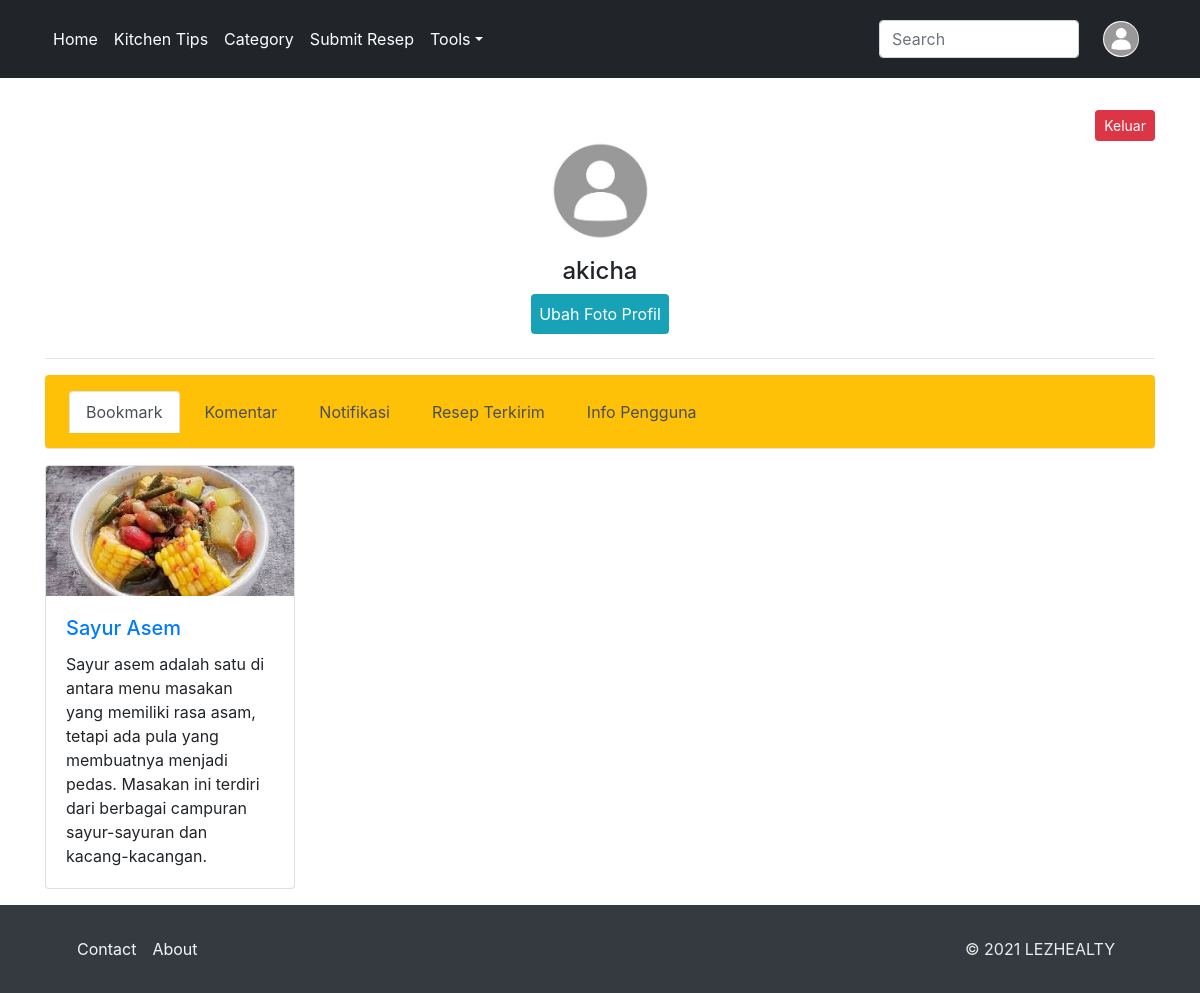
Page /profile.php (signed in) on the committed database.
### tables this page shows
CREATE TABLE `bookmark` (
  `id` int(11) NOT NULL,
  `username` varchar(255) NOT NULL,
  `blog_name` varchar(255) NOT NULL,
  `status` varchar(5) NOT NULL
);

CREATE TABLE `resep` (
  `id` int(11) NOT NULL,
  `sumber` varchar(50) NOT NULL,
  `judul` varchar(50) NOT NULL,
  `deskripsi` varchar(1000) NOT NULL,
  `tag1` varchar(20) NOT NULL,
  `tag2` varchar(20) NOT NULL,
  `tag3` varchar(20) NOT NULL,
  `tag4` varchar(20) NOT NULL
);

### function.php (called while the page is built, shortened)
<?php
    $conn = mysqli_connect("localhost","root","","food_and_health");
    function queryResep($x){
    global $conn;
    $result = $conn->query($x);
    $rows = [];
    while ($row = mysqli_fetch_assoc($result)){
            $rows[] = $row;
        }
    return $rows;
    }
    function apply_foto_profil(){
        global $conn;
        $username = $_SESSION["username"];
        $result = $conn->query("SELECT * FROM user WHERE username = '$username'");
        $rows = [];
        while ($row = $result -> fetch_assoc()){
            $rows[] = $row;
        }
        if (isset($rows[0]["gambar"])) {
            $namafile = $rows[0]["gambar"];
            return $namafile;
        }
        else{
            return false;
        }
    }
?>

### profile.php (the view, shortened to what this page needs)
<?php
  require 'function.php';
  $username_profile = $_SESSION["username"];
  $recipe = queryResep("SELECT blog_name FROM bookmark WHERE username = '$username_profile' AND status = 'ON'");
?>
<!DOCTYPE html>
<html>
<head>
    <link rel="stylesheet" href="https://cdn.jsdelivr.net/npm/bootstrap@4.6.0/dist/css/bootstrap.min.css">
    <link rel="stylesheet" type="text/css" href="https://stackpath.bootstrapcdn.com/font-awesome/4.7.0/css/font-awesome.min.css">
</head>
<body>
<nav class="navbar navbar-expand-lg navbar-dark bg-dark fixed-top p-3 navbar4bg">
    <div class="container">
    <div class="collapse navbar-collapse" id="navbarTogglerDemo01">
        <ul class="navbar-nav mr-auto mt-2 mt-lg-0">
          <li class="nav-item">
            <a class="nav-link text-white" href="index.php">Home </a>
          </li>
          <li class="nav-item">
            <a class="nav-link text-white" href="kitchen-tips.php">Kitchen Tips</a>
          </li>
          <li class="nav-item">
            <a class="nav-link text-white" href="category.php">Category</a>
          </li>
          <li class="nav-item">
            <a class="nav-link text-white" href="submit-recipe.php">Submit Resep</a>
          </li>
          <li class="nav-item dropdown">
            <a class="nav-link dropdown-toggle text-white" href="#" id="navbarDropdown" role="button" data-toggle="dropdown" aria-haspopup="true" aria-expanded="false">
            Tools</a>
          </li>
        </ul>
      <form class="form-inline my-2 my-lg-0" action="result.php" method="get">
          <input class="form-control me-2" style="width:200px" name="keyword" placeholder="Search" aria-label="Search">
      </form>
      <span>
      <?php if (!apply_foto_profil()) : ?>
          <a class="navbar-brand ml-4" href="login.php">
            <img class="rounded-circle" src="img/avatar.jpg" alt="..." height="36" width="36" />
          </a>
        <?php else : ?>
          <a class="navbar-brand ml-4" href="login.php">
            <img class="rounded-circle" src="upload/foto-profil/<?=apply_foto_profil()?>" alt="..." height="36" width="36" />
          </a>
          <?php endif ?>
      </span>
    </div>
    </div>
  </nav>
  <div class="container" style="margin-top:110px">
    <div class="d-flex justify-content-end">
    <form action="" method="post">
    <button class="btn btn-danger btn-sm" name="logout" id="logout" value="1">Keluar</button>
    </form>
    </div>
    <div class="d-flex justify-content-center">
    <?php if (!apply_foto_profil()) : ?>
      <img class="rounded-circle" src="img/avatar.jpg" alt="..." height="100" />
    <?php else : ?>
    <img class="rounded-circle" src="upload/foto-profil/<?=apply_foto_profil()?>" alt="..." height="120" width="120" />
    <?php endif?>
    </div>
      <div class="d-flex mt-3 justify-content-center">
      <h4><?=$_SESSION["username"]?></h4>
      </div>
      <div class="d-flex justify-content-center">
        <form id="form_pp" action="" method="post" enctype="multipart/form-data">
          <label  class="btn-info p-2 rounded" for="profile_pic">Ubah Foto Profil</label>
        </form>
      </div>
      <hr/>
        <nav>
          <div class="nav nav-tabs bg-warning rounded p-3 mb-3 justify-content-left" id="nav-tab" role="tablist";">
            <a class="nav-item nav-link select active ml-2" id="nav-home-tab" data-toggle="tab" href="#nav-home" role="tab" aria-controls="nav-home" aria-selected="true">Bookmark</a>
            <a class="nav-item nav-link select ml-2" id="nav-profile-tab" data-toggle="tab" href="#nav-profile" role="tab" aria-controls="nav-profile" aria-selected="false">Komentar</a>
            <a class="nav-item nav-link select ml-2" id="nav-profile0-tab" data-toggle="tab" href="#nav-profile0" role="tab" aria-controls="nav-profile0" aria-selected="false">Notifikasi</a>
            <a class="nav-item nav-link select ml-2" id="nav-profile1-tab" data-toggle="tab" href="#nav-profile1" role="tab" aria-controls="nav-profile1" aria-selected="false">Resep Terkirim</a>
            <a class="nav-item nav-link select ml-2" id="nav-profile2-tab" data-toggle="tab" href="#nav-profile2" role="tab" aria-controls="nav-profile2" aria-selected="false">Info Pengguna</a>
          </div>
        </nav>
        <div class="tab-content " id="nav-tabContent">
          <div class="tab-pane fade show active" id="nav-home" role="tabpanel" aria-labelledby="nav-home-tab">
          <div class="row">
         <?php foreach($recipe as $card) :?>
          <div class="col-3">
          <div class="card mb-3" style="width: 250px;">
              <img src="blog/<?=$card["blog_name"].".jpg"?>" class="card-img-top" alt="..." />
              <div class="card-body">
                <?php
                $blog_name = $card['blog_name'];
                $nama_resep = queryResep("SELECT * FROM resep WHERE sumber = '$blog_name'")
                ?>
                <a href="blog/<?=$card["blog_name"].".php";?>" class="text-decoration-none hover-orange">
                <h5 class="card-title"><?=$nama_resep[0]["judul"];?></h5>
                </a>
                <p class="card-text"><?=$nama_resep[0]["deskripsi"] ?></p>
              </div>
            </div>
          </div>
          <?php endforeach?>
          </div>
          </div>
        </div>
    </div>
    <div class="bg-dark">
    <div class="container">
      <div class="p-4 footer-blog">
      <div class="row">
        <div class="col-9">
            <ul class="nav">
            <li class="nav-item"><a href="../contact.php" class="nav-link px-2 text-muted contact-about">Contact</a></li>
            <li class="nav-item"><a href="../about.php" class="nav-link px-2 text-muted contact-about">About</a></li>
            </ul>
        </div>
        <div class="col-3">
            <ul class="nav justify-content-end">
            <li class="nav-item"><a class="nav-link copyright">&copy; 2021 LEZHEALTY</a></li>
            </ul>
        </div>
        </div>
      </div>
    </div>
  </div>
</body>
</html>

### rows in the picture
bookmark: blog_name (picture), resep.judul "Sayur Asem", resep.deskripsi "Sayur asem adalah satu di antara menu masakan yang memiliki rasa asam, tetapi ada pula yang membuatnya menjadi pedas. Masakan ini terdiri dari berbagai campuran sayur-sayuran dan kacang-kacangan."

### other values in the picture
$_SESSION["username"] "akicha"
